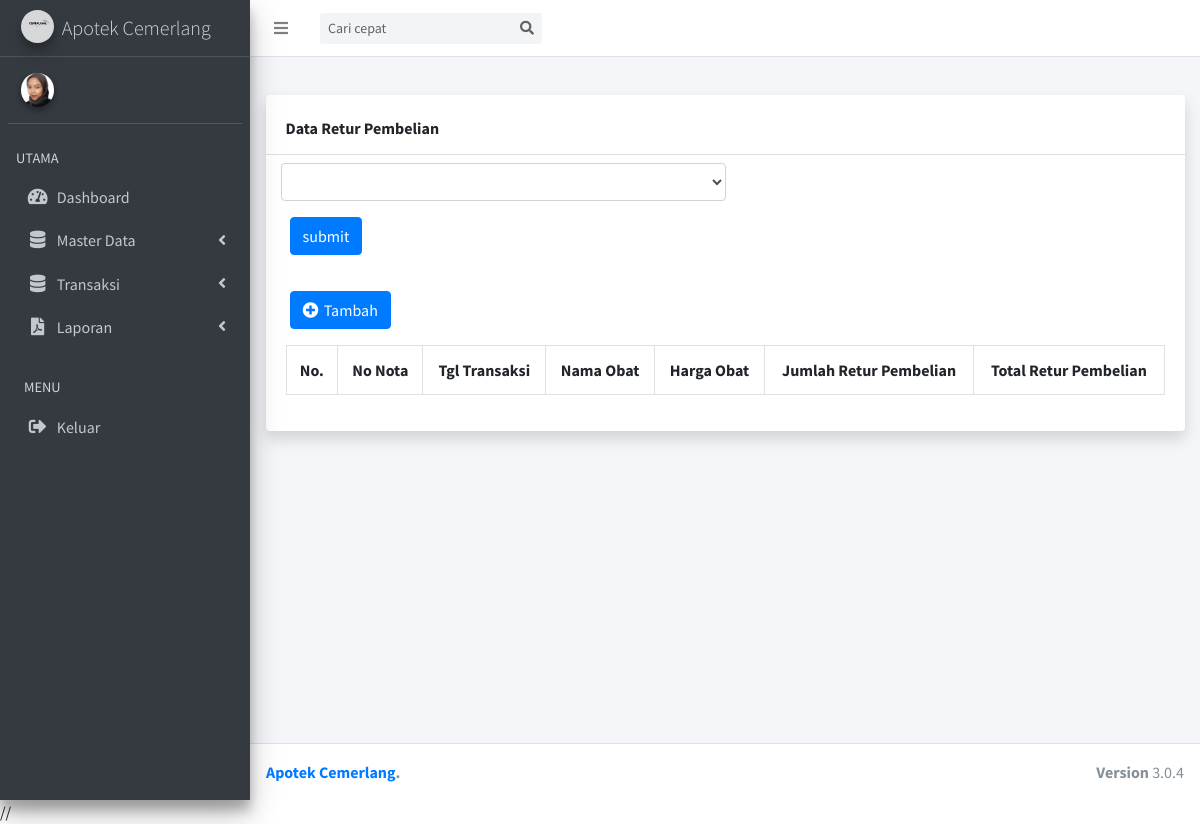
Before: /index.php/retur_pembelian with the older database file.
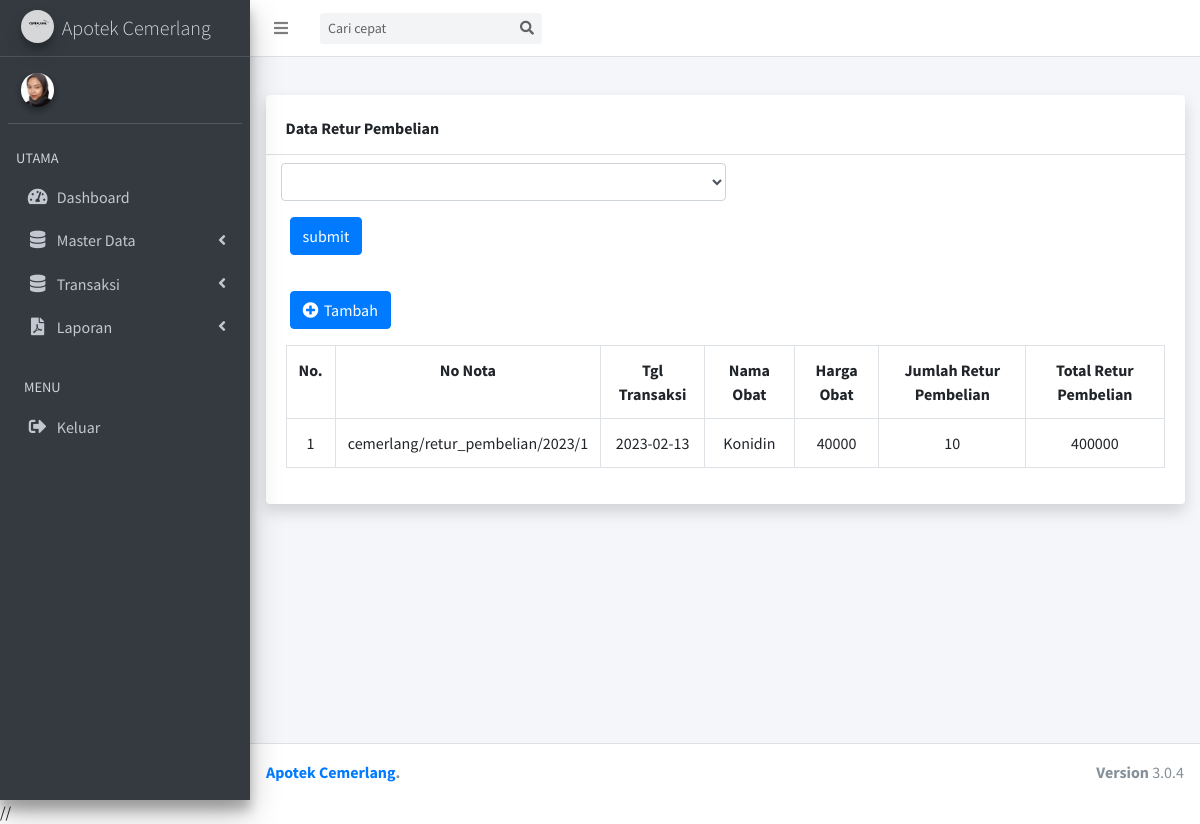
After: the same page with the newer database file.
### tables this page shows
CREATE TABLE `purchase_return` (
  `id` int(11) NOT NULL,
  `nota_num` varchar(100) NOT NULL,
  `id_drug` varchar(64) NOT NULL,
  `qty` int(11) NOT NULL,
  `date` date NOT NULL,
  `total` decimal(19,0) NOT NULL,
  `harga_retur_pembelian` int(11) NOT NULL
);

CREATE TABLE `drugs` (
  `id` int(11) NOT NULL,
  `kode_obat` varchar(12) NOT NULL,
  `name` varchar(64) NOT NULL,
  `id_unit` varchar(11) NOT NULL,
  `stock` int(11) NOT NULL
);

### application/controllers/retur_pembelian.php (called while the page is built, shortened)
<?php
class retur_pembelian extends CI_Controller
{
    public function __construct()
    {
        $this->load->model('retur_pembelianModel');
        $this->load->model('obatModel');
        $this->load->model('jurnalModel');
    }
    public function index()
    {
        $data['title'] = 'Admin | Retur Pembelian';
        $data['data'] = $this->retur_pembelianModel->index();
        $data['no_nota'] = $this->retur_pembelianModel->no_nota();
        $data['obat'] = $this->obatModel->index();
        $arrNoNota = explode('/', $data['no_nota'][0]->nota_num);
        $tahun = date('Y');
        $lastId = (int)$arrNoNota[3] + 1;
        $data['no_nota'] = "cemerlang/retur_pembelian/$tahun/$lastId";
        $this->load->view('module/header', $data);
        $this->load->view('purchase_return/index', $data);
        $this->load->view('module/footer');
    }
}

### index.php (called while the page is built, shortened)
<?php
require_once BASEPATH.'core/CodeIgniter.php';

### application/models/retur_pembelianModel.php (called while the page is built, shortened)
<?php
class retur_pembelianModel extends CI_Model
{
    public function index()
    {
        return $this->db->query('select purchase_return.id,nota_num,date,d.name,harga_retur_pembelian,qty,total from purchase_return
                                join drugs d on d.id = purchase_return.id_drug')->result();
    }
    public function no_nota()
    {
        return $this->db
            ->query('select nota_num from purchase_return where id = (SELECT max(id) FROM apotek.purchase_return)')
            ->result();
    }
}

### application/models/obatModel.php (called while the page is built, shortened)
<?php
class obatModel extends CI_Model{
    public function index(){
        return $this->db->query('select drugs.id as id_obat,units.name as satuan,drugs.name,kode_obat,stock from drugs join units on drugs.id_unit = units.id')->result();
    }
}

### application/views/purchase_return/index.php (the view, shortened to what this page needs)
<div class="content-wrapper">
    <section class="content-header">
    </section>
    <section class="content">
        <div class="container">
            <div class="card shadow mb-4">
                <div class="card-header py-3 mt-2">
                    <h6 class="m-0 font-weight-bold ">Data Retur Pembelian</h6>
                </div>
                <form action="{{ url('COA') }}" method="get">
                    <div class="form-group col-md-6 ml-2 mt-2">
                        <select name="cari" id="" class="form-control">
                        </select>
                    </div>
                    <button type=submit name=submit class="btn btn-primary ml-4">submit</button>
                </form>
                <div class="card-body">
                    <a href="#" class="btn btn-primary ml-1 mt-3 mb-3" id="tambah"> <i class="fas fa-plus-circle me-1  " style="letter-spacing: 2px"></i> Tambah </a>
                    <div class="table-responsive">
                        <table class="table table-bordered" id="dataTable" width="100%" cellspacing="0">
                            <tr class="text-center">
                                <th>No.</th>
                                <th>No Nota</th>
                                <th>Tgl Transaksi</th>
                                <th>Nama Obat</th>
                                <th>Harga Obat</th>
                                <th>Jumlah Retur Pembelian</th>
                                <th>Total Retur Pembelian</th>
                            </tr>
                            <?php
                            $no = 1;
                            ?>
                            <?php foreach ($data as $d) : ?>
                                <tr class="text-center">
                                    <td><?= $no ?></td>
                                    <td> <?= $d->nota_num ?> </td>
                                    <td> <?= $d->date ?> </td>
                                    <td> <?= $d->name ?> </td>
                                    <td> <?= $d->harga_retur_pembelian ?> </td>
                                    <td> <?= $d->qty ?> </td>
                                    <td> <?= $d->total ?> </td>
                                </tr>
                                <?php
                                $no++;
                                ?>
                            <?php endforeach; ?>
                        </table>
                    </div>
                </div>
            </div>
        </div>
    </section>
</div>

Changed rows visible on the page:
added purchase_return: nota_num "cemerlang/retur_pembelian/2023/1", date "2023-02-13", id_drug.name "Konidin", harga_retur_pembelian "40000", qty "10", total "400000"
